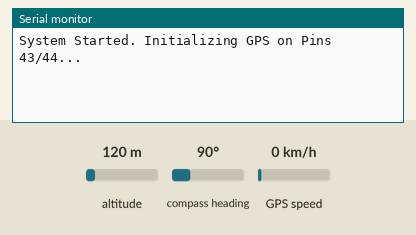
Bench run of a program on a simulated ESP32-S3. Shown: the last lines printed to the serial monitor. The test bench sets the inputs (shaded band); at power-on: altitude 120 m, GPS speed 0 km/h, compass heading 90°. The GPS gets a fix after 3 s at 37.7749, -122.4194 with 8 satellites.

Above: at 1.2 s.
1.3 s: altitude set to 20 m
At 3.8 s:
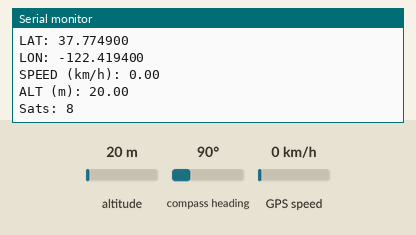
4.5 s: GPS speed set to 2 km/h
At 5.5 s:
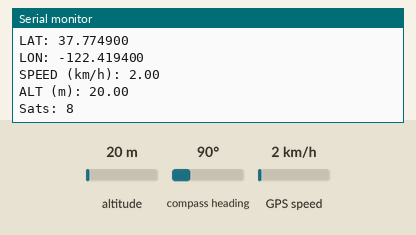
6.0 s: altitude set to 250 m
At 6.8 s:
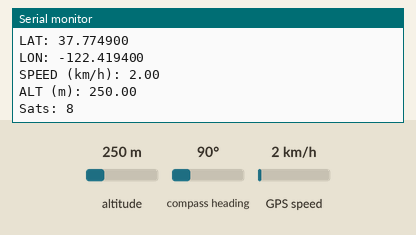

Measured:
- after the input at 1.3 s, the serial monitor: prints a new line after 1.7 s (image 1)
- after the input at 4.5 s, the serial monitor: prints a new line after 0.52 s (image 2)
- after the input at 6.0 s, the serial monitor: prints a new line at once (image 3)

The program:

main.cpp
```cpp
#include <Arduino.h> // Required for PlatformIO
#include <TinyGPS++.h>

TinyGPSPlus gps;

HardwareSerial GPS_Serial(1);

const int GPS_RX = 44;  // ESP32 Pin 44 (U0RXD) connected to GPS TX
const int GPS_TX = 43;  // ESP32 Pin 43 (U0TXD) connected to GPS RX
const uint32_t GPS_BAUD = 9600;

void setup() {
  Serial.begin(115200);
  Serial.println("System Started. Initializing GPS on Pins 43/44...");
  GPS_Serial.begin(GPS_BAUD, SERIAL_8N1, GPS_RX, GPS_TX);
}

void loop() {
  while (GPS_Serial.available()) {
    char c = GPS_Serial.read();

    gps.encode(c);
  }

  // 2) When location is updated, print parsed info
  if (gps.location.isUpdated()) {
    Serial.println();
    Serial.println(F("==== PARSED DATA ===="));
    Serial.print(F("LAT: "));
    Serial.println(gps.location.lat(), 6);

    Serial.print(F("LON: "));
    Serial.println(gps.location.lng(), 6);

    Serial.print(F("SPEED (km/h): "));
    Serial.println(gps.speed.kmph());

    Serial.print(F("ALT (m): "));
    Serial.println(gps.altitude.meters());

    Serial.print(F("Sats: "));
    Serial.println(gps.satellites.value());

    Serial.println();
  }
}
```
